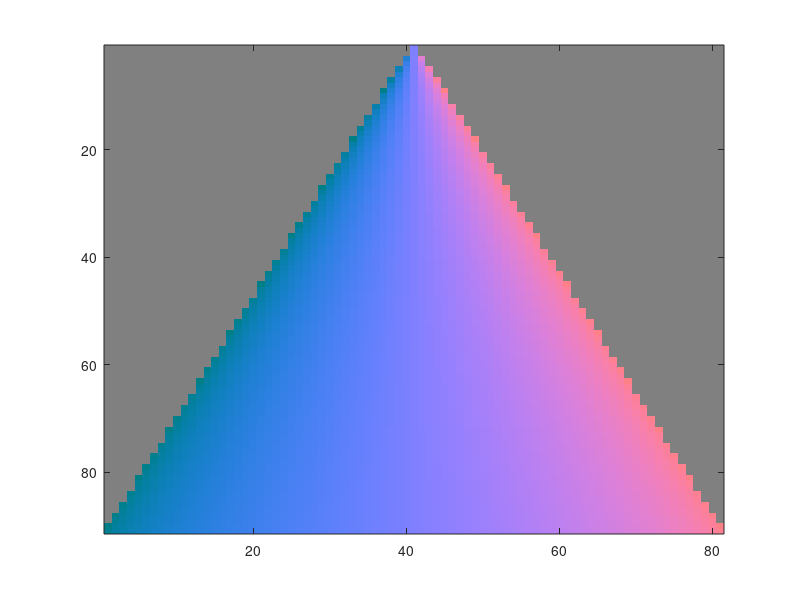

The MATLAB script that drew this image:
size = [91, 81, 3];

map = zeros(size);

for pixelX = 1:size(2)
    for pixelY = 1:size(1)
        width = pixelY / size(1) * size(2);
        x = (((pixelX - 0.5) * 2 - size(2)) / width);
        
        if x * x > 1
            vec = permute([0, 0, 0], [3 2 1]);
        else
            z = sqrt(1 - x * x);
            vec = permute([x, 0, z], [3 2 1]);
        end
        map(pixelY, pixelX, :) = vec / 2.0 + 0.5;
    end
end

gcf;
imagesc(map);

imwrite(map, 'map.png', 'PNG');